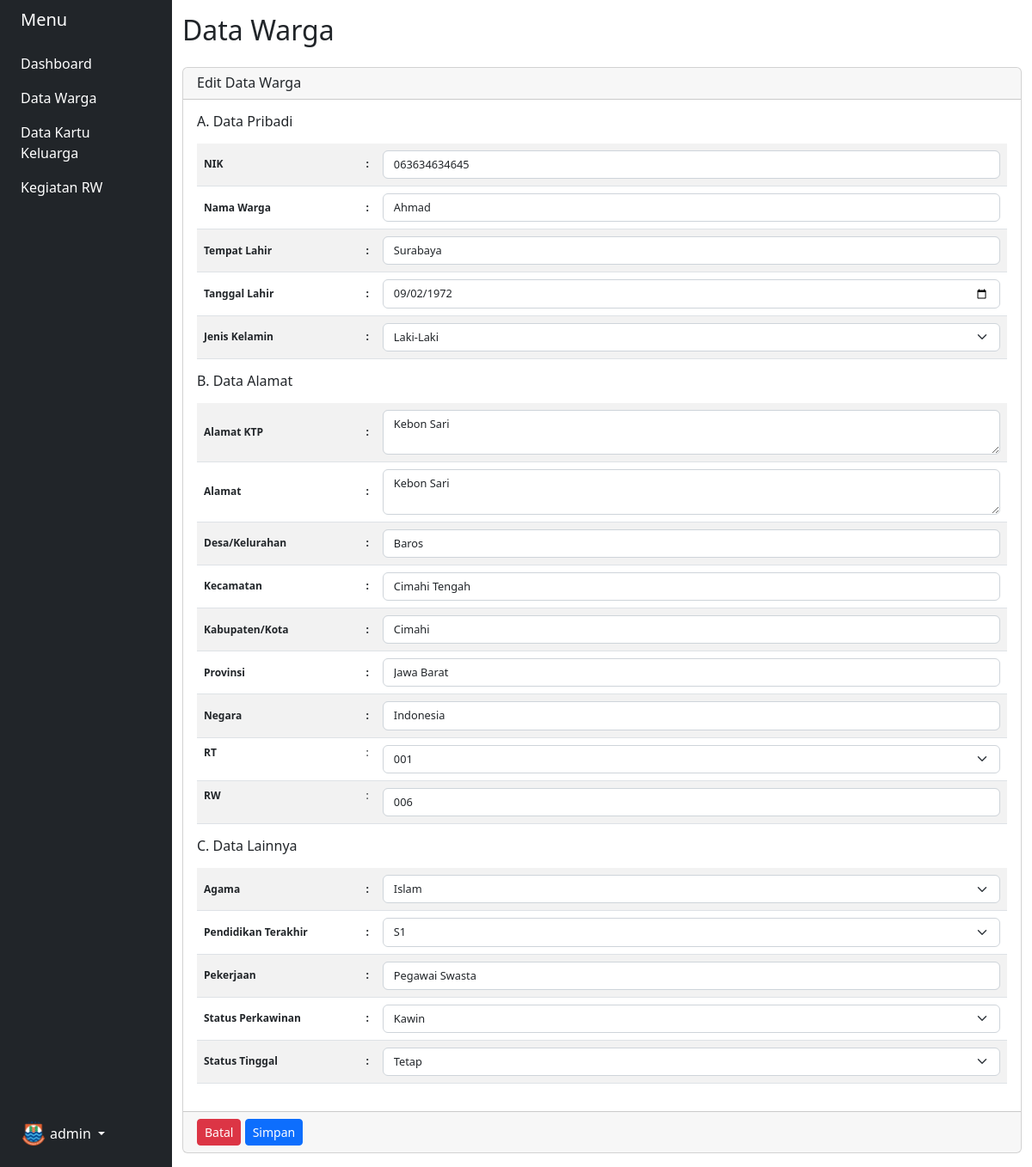
Screenshot of /master/warga/edit-data-warga.php?id_warga=17 (signed in) with the database file from the repository.
### tables this page shows
CREATE TABLE `warga` (
  `id_warga` int(11) NOT NULL,
  `nik_warga` varchar(255) NOT NULL,
  `nama_warga` varchar(255) NOT NULL,
  `tempat_lahir_warga` varchar(255) NOT NULL,
  `tanggal_lahir_warga` date NOT NULL,
  `jenis_kelamin_warga` enum('L','P') NOT NULL,
  `alamat_ktp_warga` text NOT NULL,
  `alamat_warga` text NOT NULL,
  `desa_kelurahan_warga` varchar(255) NOT NULL,
  `kecamatan_warga` varchar(255) NOT NULL,
  `kabupaten_kota_warga` varchar(255) NOT NULL,
  `provinsi_warga` varchar(255) NOT NULL,
  `negara_warga` varchar(255) NOT NULL,
  `rt_warga` varchar(10) NOT NULL,
  `rw_warga` varchar(10) NOT NULL,
  `agama_warga` varchar(255) NOT NULL,
  `pendidikan_terakhir_warga` varchar(255) NOT NULL,
  `pekerjaan_warga` varchar(255) NOT NULL,
  `status_perkawinan_warga` enum('Kawin','Belum Kawin') NOT NULL,
  `status_warga` enum('Tetap','Kontrak') NOT NULL,
  `created_at` timestamp NOT NULL DEFAULT current_timestamp() ON UPDATE current_timestamp(),
  `updated_at` timestamp NOT NULL DEFAULT current_timestamp()
);

### master/warga/edit-data-warga.php (the view, shortened to what this page needs)
<?php
include "../../koneksi.php";
if (isset($_GET['id_warga'])) {
    $id_warga = $_GET['id_warga'];
    $query = mysqli_query($db, "SELECT * FROM warga WHERE id_warga=$id_warga");
    $data = mysqli_fetch_assoc($query);
}
?>
<!DOCTYPE html>
<html lang="en">
  <head>
      <link rel="stylesheet" href="../../assets/vendor/bootstrap/dist/css/bootstrap.min.css">
      <link rel="stylesheet" href="https://cdnjs.cloudflare.com/ajax/libs/font-awesome/6.2.0/css/all.min.css">
      <link rel="stylesheet" href="../../assets/css/master.css">
  </head>
  <body>
    <div class="container-fluid">
        <div class="row flex-nowrap">
            <div class="col-auto col-md-3 col-xl-2 px-sm-2 px-0 bg-dark">
                <?php include('../../layouts/master/sidebar.php'); ?>
            </div>
            <div class="col py-3">
                <div class="title mb-4">
                    <h2 class="page-header">Data Warga</h2>
                </div>
                <div class="card">
                    <div class="card-header">
                        <h5 class="card-title mb-0">Edit Data Warga</h5>
                    </div>
                    <form action="proses-edit-warga.php?id_warga=<?php echo $_GET['id_warga']; ?>" method="post">
                        <div class="card-body">
                            <div class="title-form-group mb-3">
                                <h6>A. Data Pribadi</h6>
                            </div>
                            <table class="table table-striped table-middle">
                                <tbody>
                                    <tr>
                                        <th width="20%" class="align-middle">NIK</th>
                                        <th width="1%" class="align-middle">:</th>
                                        <td> <input type="text" name="nik_warga" class="form-control" value="<?php echo $data['nik_warga']; ?>" autocomplete="off" required> </td>
                                    </tr>
                                    <tr>
                                        <th class="align-middle">Nama Warga</th>
                                        <th class="align-middle">:</th>
                                        <td><input type="text" class="form-control" name="nama_warga" value="<?php echo $data['nama_warga']; ?>" autocomplete="off" required></td>
                                    </tr>
                                    <tr>
                                        <th class="align-middle">Tempat Lahir</th>
                                        <th class="align-middle">:</th>
                                        <td><input type="text" class="form-control" name="tempat_lahir_warga" value="<?php echo $data['tempat_lahir_warga']; ?>" autocomplete="off" required></td>
                                    </tr>
                                    <tr>
                                        <th class="align-middle">Tanggal Lahir</th>
                                        <th class="align-middle">:</th>
                                        <td><input type="date" class="form-control" name="tanggal_lahir_warga" value="<?php echo $data['tanggal_lahir_warga']; ?>" required></td>
                                    </tr>
                                    <tr>
                                        <th class="align-middle">Jenis Kelamin</th>
                                        <th class="align-middle">:</th>
                                        <td>
                                            <select name="jenis_kelamin_warga" class="form-select" required>
                                                <option value="L" <?= ($data['jenis_kelamin_warga'] == "L") ? "selected" : ""; ?>>Laki-Laki</option>
                                            </select>
                                        </td>
                                    </tr>
                                </tbody>
                            </table>
                            <div class="title-form-group mb-3">
                                <h6>B. Data Alamat</h6>
                            </div>
                            <table class="table table-striped table-middle">
                                <tbody>
                                    <tr>
                                        <th width="20%" class="align-middle">Alamat KTP</th>
                                        <th width="1%" class="align-middle">:</th>
                                        <td> <textarea name="alamat_ktp_warga" class="form-control" required><?php echo $data['alamat_ktp_warga']; ?></textarea> </td>
                                    </tr>
                                    <tr>
                                        <th class="align-middle">Alamat</th>
                                        <th class="align-middle">:</th>
                                        <td> <textarea name="alamat_warga" class="form-control" required><?php echo $data['alamat_warga']; ?></textarea> </td>
                                    </tr>
                                    <tr>
                                        <th class="align-middle">Desa/Kelurahan</th>
                                        <th class="align-middle">:</th>
                                        <td><input type="text" class="form-control" name="desa_kelurahan_warga" value="<?php echo $data['desa_kelurahan_warga']; ?>" readonly></td>
                                    </tr>
                                    <tr>
                                        <th class="align-middle">Kecamatan</th>
                                        <th class="align-middle">:</th>
                                        <td><input type="text" class="form-control" name="kecamatan_warga" value="<?php echo $data['kecamatan_warga']; ?>" readonly></td>
                                    </tr>
                                    <tr>
                                        <th class="align-middle">Kabupaten/Kota</th>
                                        <th class="align-middle">:</th>
                                        <td><input type="text" class="form-control" name="kabupaten_kota_warga" value="<?php echo $data['kabupaten_kota_warga']; ?>" readonly></td>
                                    </tr>
                                    <tr>
                                        <th class="align-middle">Provinsi</th>
                                        <th class="align-middle">:</th>
                                        <td><input type="text" class="form-control" name="provinsi_warga" value="<?php echo $data['provinsi_warga']; ?>" readonly></td>
                                    </tr>
                                    <tr>
                                        <th class="align-middle">Negara</th>
                                        <th class="align-middle">:</th>
                                        <td><input type="text" class="form-control" name="negara_warga" value="<?php echo $data['negara_warga']; ?>" readonly></td>
                                    </tr>
                                    <tr>
                                        <th>RT</th>
                                        <td>:</td>
                                        <td>
                                            <select name="rt_warga" class="form-select" required>
                                                <option value="001" <?= ($data['rt_warga'] == "001") ? "selected" : ""; ?>>001</option>
                                            </select>
                                        </td>
                                    </tr>
                                    <tr>
                                        <th>RW</th>
                                        <td>:</td>
                                        <td><input type="text" class="form-control" name="rw_warga" value="<?php echo $data['rw_warga']; ?>" readonly></td>
                                    </tr>
                                </tbody>
                            </table>
                            <div class="title-form-group mb-3">
                                <h6>C. Data Lainnya</h6>
                            </div>
                            <table class="table table-striped table-middle">
                                <tbody>
                                    <tr>
                                        <th width="20%" class="align-middle">Agama</th>
                                        <th width="1%" class="align-middle">:</th>
                                        <td>
                                            <select name="agama_warga" class="form-select" required>
                                                <option value="Islam" <?= ($data['agama_warga'] == "Islam") ? "selected" : ""; ?>>Islam</option>
                                            </select>
                                        </td>
                                    </tr>
                                    <tr>
                                        <th class="align-middle">Pendidikan Terakhir</th>
                                        <th class="align-middle">:</th>
                                        <td>
                                            <select name="pendidikan_terakhir_warga" class="form-select" required>
                                                <option value="S1" <?= ($data['pendidikan_terakhir_warga'] == "S1") ? "selected" : ""; ?>>S1</option>
                                            </select>
                                        </td>
                                    </tr>
                                    <tr>
                                        <th class="align-middle">Pekerjaan</th>
                                        <th class="align-middle">:</th>
                                        <td><input type="text" class="form-control" name="pekerjaan_warga" value="<?php echo $data['pekerjaan_warga']; ?>" autocomplete="off" required></td>
                                    </tr>
                                    <tr>
                                        <th class="align-middle">Status Perkawinan</th>
                                        <th class="align-middle">:</th>
                                        <td>
                                            <select name="status_perkawinan_warga" class="form-select" required>
                                                <option value="Kawin" <?= ($data['status_perkawinan_warga'] == "Kawin") ? "selected" : ""; ?>>Kawin</option>
                                            </select>
                                        </td>
                                    </tr>
                                    <tr>
                                        <th class="align-middle">Status Tinggal</th>
                                        <th class="align-middle">:</th>
                                        <td>
                                            <select name="status_warga" class="form-select" required>
                                                <option value="Tetap" <?= ($data['status_warga'] == "Tetap") ? "selected" : ""; ?>>Tetap</option>
                                            </select>
                                        </td>
                                    </tr>
                                </tbody>
                            </table>
                        </div>
                        <div class="card-footer">
                            <button type="reset" name="reset" class="btn btn-sm btn-danger">
                                Batal
                            </button>
                            <button type="submit" name="edit" class="btn btn-sm btn-primary">
                                Simpan
                            </button>
                        </div>
                    </form>
                </div>
            </div>
        </div>
    </div>
  </body>
</html>

### assets/css/master.css (style rules this page uses)
.table th, td { font-size: 12px; }
.form-select { font-size: 0.8rem; }
.form-control { font-size: 0.8rem; }
.card-title { font-size: 1rem; }

### rows the page displays
warga: nik_warga "063634634645", nama_warga "Ahmad", tempat_lahir_warga "Surabaya", tanggal_lahir_warga "09/02/1972", jenis_kelamin_warga "Laki-Laki", alamat_ktp_warga "Kebon Sari", alamat_warga "Kebon Sari", desa_kelurahan_warga "Baros", kecamatan_warga "Cimahi Tengah", kabupaten_kota_warga "Cimahi", provinsi_warga "Jawa Barat", negara_warga "Indonesia", rt_warga "001", rw_warga "006", agama_warga "Islam", pendidikan_terakhir_warga "S1", pekerjaan_warga "Pegawai Swasta", status_perkawinan_warga "Kawin", status_warga "Tetap"

### other values shown
$_SESSION['role'] "admin"
